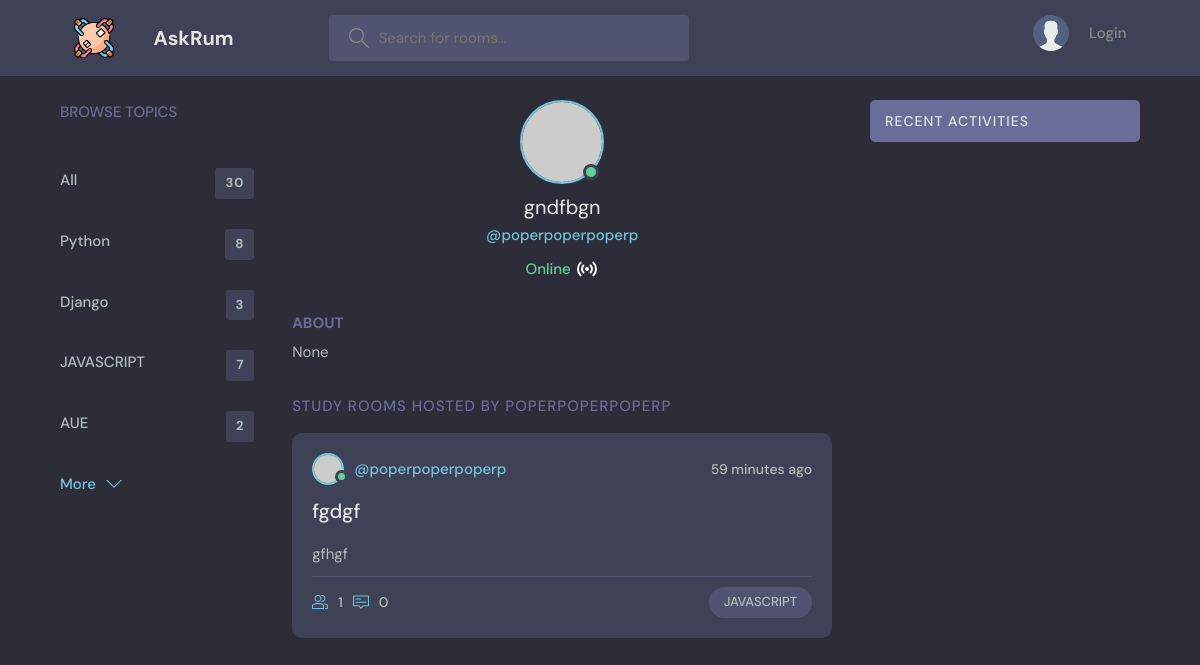
The page /profile/37/ on the database its author committed.
### main/models.py (models this page shows, shortened)
class Topic(models.Model):
    name = models.CharField(max_length=200)

class User(AbstractUser):
    name = models.CharField(max_length=200, null=True)
    email = models.EmailField(null=True, unique=True)
    bio = models.TextField(null=True)
    avatar = models.ImageField(upload_to="avatars/%Y/%m/%d/",null=True, blank=True)
    is_online = models.BooleanField(default=True)
    def get_online_info(self):
        if self.is_online:
            return _('Online')
        return _('Offline')
    @property
    def imageURL(self):
        try:
            url = self.avatar.url
        except:
            url = ''
        return url

class Room(models.Model):
    host = models.ForeignKey(User, on_delete=models.SET_NULL, null=True)
    topic = models.ForeignKey(Topic, on_delete=models.SET_NULL, null=True)
    name = models.CharField(max_length=200)
    description = models.TextField(null=True, blank=True)
    image = models.ImageField(upload_to="room-images/%Y/%m/%d/", null=True, blank=True)
    moderator = models.ManyToManyField(User, related_name="moderator", blank=True)
    participants = models.ManyToManyField(User, related_name='participants', blank=True)
    updated = models.DateTimeField(auto_now=True)
    created = models.DateTimeField(auto_now_add=True)
    class Meta:
        verbose_name = 'Room'
        verbose_name_plural = 'Rooms'
        ordering = ['-updated', '-created']
    @property
    def imageURL(self):
        try:
            url = self.image.url
        except:
            url = ''
        return url

### main/views.py (the view)
# urls.py: path('profile/<str:pk>/', userProfile, name='user-profile'),
def userProfile(request, pk):
    user = User.objects.get(pk=pk)
    rooms = user.room_set.all()
    room_messages = user.message_set.all()
    topics = Topic.objects.all()[:5]
    room_all = Room.objects.all().count()
    paginator = Paginator(rooms, 4)
    page_number = request.GET.get('page')
    page_obj = paginator.get_page(page_number)
    context = {'user': user, 'rooms': rooms,
               'room_messages': room_messages[:7],
               'topics': topics, 'room_all': room_all,
               'page_obj': page_obj}
    return render(request, 'main/profile.html', context)

### main/templates/main/profile.html (shortened to what this page needs)
{%extends 'main/base.html'%}
{%block content%}
  <main class="profile-page layout layout--3">
    <div class="container">
      {%include 'main/topics_component.html'%}
      <div class="roomList">
        <div class="profile">
          <div class="profile__avatar">
          {%if user.is_online%}
             <div class="avatar avatar--large active">
                {%if user.imageURL%}
                    <img src="{{user.imageURL}}">
                {%else%}
                    <img src="https://avatars.dicebear.com/api/bottts/{{user.username}}.svg" />
                {%endif%}
            </div>
            {%endif%}
          </div>
          <div class="profile__info">
            <h3>{{user.name}}</h3>
            <p>@{{user.username}}</p>
            <div>
                {%if user.get_online_info == 'Offline'%}
                    <p style="color: #FF3300; display: inline-block; opacity: 0.7; ">{{user.get_online_info}}</p>
                    <div style="display: inline-block; vertical-align: top;">
                        <?xml version="1.0" ?><svg fill="none" height="24" viewBox="0 0 24 24" width="24" xmlns="http://www.w3.org/2000/svg"><path d="M18.364 5.63605C21.8787 9.15077 21.8787 14.8493 18.364 18.364M18.364 18.364L15.5355 15.5355M18.364 18.364L21 21M15.5355 8.46447C17.4882 10.4171 17.4882 13.5829 15.5355 15.5355M15.5355 15.5355L12.7071 12.7071M8.46447 15.5355C7.66839 14.7395 7.19687 13.7417 7.04991 12.7068M5.63604 18.364C3.13732 15.8652 2.41501 12.2628 3.46913 9.12598M11.2929 11.2929C11.4739 11.1119 11.7239 11 12 11C12.5523 11 13 11.4477 13 12C13 12.2761 12.8881 12.5261 12.7071 12.7071M11.2929 11.2929L3 3M11.2929 11.2929L12.7071 12.7071" stroke="rgba(102,102,102, 0.8)" stroke-linecap="round" stroke-linejoin="round" stroke-width="2"/></svg>
                   </div>
                {%else%}
                    <p style="color: #5DD693; display: inline-block;">{{user.get_online_info}}</p>
                    <div style="display: inline-block; vertical-align: top;">
                    </div>
                {%endif%}
            </div>
          </div>
          <div class="profile__about">
            <h3>About</h3>
            <p>
              {{user.bio}}
            </p>
          </div>
        </div>
        <div class="roomList__header">
          <div>
            <h2>Study Rooms Hosted by {{user.username}}</a>
            </h2>
          </div>
        </div>
        {%include 'main/feed_component.html'%}
      </div>
      {%include 'main/activity_component.html'%}
    </div>
  </main>
{%endblock%}

### main/templates/main/topics_component.html (shortened to what this page needs)
        <div class="topics">
          <div class="topics__header">
            <h2>Browse Topics</h2>
          </div>
              <ul class="topics__list">
                <li>
                  <a href="{%url 'home'%}">All <span>{{room_all}}</span></a>
                </li>
                  {%for t in topics%}
                      {%if t.room_set.all.count > 0%}
                            <li>
                              <a href="{%url 'home'%}?q={{t.name}}">{{t.name}}<span>{{t.room_set.all.count}}</span></a>
                            </li>
                      {%endif%}
                  {%endfor%}
              </ul>
          <a class="btn btn--link" href="{%url 'topics'%}">
            More
            <svg version="1.1" xmlns="http://www.w3.org/2000/svg" width="32" height="32" viewBox="0 0 32 32">
              <title>chevron-down</title>
              <path d="M16 21l-13-13h-3l16 16 16-16h-3l-13 13z"></path>
            </svg>
          </a>
        </div>

### main/templates/main/feed_component.html (shortened to what this page needs)
{%load static%}
            {%for room in page_obj%}
            {%if room.imageURL%}
                <div class="roomListRoom" style="background-image: url({{room.imageURL}}); background-size: cover;">
            {%else%}
              <div class="roomListRoom">
            {%endif%}
                <div class="roomListRoom__header">
                {%if room.host.pk != None %}
                      <a href="{%url 'user-profile' room.host.pk%}" class="roomListRoom__author">
                            {%if room.host.is_online%}
                             <div class="avatar avatar--small active">
                                {%if room.host.imageURL%}
                                    <img src="{{room.host.imageURL}}">
                                {%else%}
                                    <img src="https://avatars.dicebear.com/api/bottts/{{room.host.username}}.svg" />
                                {%endif%}
                            </div>
                            {%endif%}
                        <span>@{{room.host.username}}</span>
                      </a>
                 {%endif%}
                  <div class="roomListRoom__actions">
                    <span>{{room.created|timesince}} ago</span>
                  </div>
                </div>
                <div class="roomListRoom__content">
                  <a href="{%url 'room' room.pk%}">{{room.name}}</a>
                  <p>{{room.description|truncatewords:20}}</p>
                </div>
                <div class="roomListRoom__meta">
                  <a href="{%url 'room' room.pk%}" class="roomListRoom__joined">
                      {{room.participants.all.count}}
                      {{room.message_set.count}}
                  </a>
                  <p class="roomListRoom__topic">{{room.topic.name}}</p>
                </div>
              </div>
        {%endfor%}
    <br>

### rows shown on the page
Topic: name "Python", room_set.all.count "8"
Topic: name "Django", room_set.all.count "3"
Topic: name "JAVASCRIPT", room_set.all.count "7"
Topic: name "AUE", room_set.all.count "2"
User: name "gndfbgn", username "poperpoperpoperp", get_online_info "Online", bio "None", username "POPERPOPERPOPERP"
Room: host.username "poperpoperpoperp", created "59 minutes", name "fgdgf", description "gfhgf", participants.all.count "1", message_set.count "0", topic.name "JAVASCRIPT"

### other values the page prints
{{ room_all }} "30"
